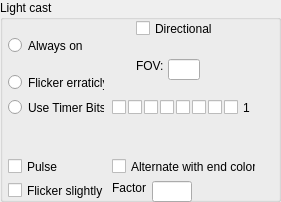
    <widget class="QGroupBox" name="IDC_STATIC">
      <property name="geometry">
        <rect>
          <x>176</x>
          <y>11</y>
          <width>281</width>
          <height>202</height>
        </rect>
      </property>
      <property name="title">
        <string>Light cast</string>
      </property>
      <property name="visible">
        <bool>true</bool>
      </property>
      <property name="enabled">
        <bool>true</bool>
      </property>
      <property name="flat">
        <bool>false</bool>
      </property>
      <widget class="QCheckBox" name="IDC_DIRECTIONAL">
        <property name="geometry">
          <rect>
            <x>136</x>
            <y>19</y>
            <width>80</width>
            <height>19</height>
          </rect>
        </property>
        <property name="text">
          <string>Directional</string>
        </property>
        <property name="visible">
          <bool>true</bool>
        </property>
        <property name="enabled">
          <bool>true</bool>
        </property>
      </widget>
      <widget class="QRadioButton" name="IDC_ALWAYS_ON_RADIO">
        <property name="geometry">
          <rect>
            <x>8</x>
            <y>36</y>
            <width>89</width>
            <height>19</height>
          </rect>
        </property>
        <property name="text">
          <string>Always on</string>
        </property>
        <property name="visible">
          <bool>true</bool>
        </property>
        <property name="enabled">
          <bool>true</bool>
        </property>
      </widget>
      <widget class="QLabel" name="IDC_STATIC_2">
        <property name="geometry">
          <rect>
            <x>136</x>
            <y>59</y>
            <width>51</width>
            <height>16</height>
          </rect>
        </property>
        <property name="text">
          <string>FOV:</string>
        </property>
        <property name="visible">
          <bool>true</bool>
        </property>
        <property name="enabled">
          <bool>true</bool>
        </property>
        <property name="alignment">
          <set>Qt::AlignLeft</set>
        </property>
      </widget>
      <widget class="QLineEdit" name="IDC_FOV_EDIT">
        <property name="geometry">
          <rect>
            <x>168</x>
            <y>59</y>
            <width>32</width>
            <height>21</height>
          </rect>
        </property>
        <property name="visible">
          <bool>true</bool>
        </property>
        <property name="enabled">
          <bool>true</bool>
        </property>
      </widget>
      <widget class="QRadioButton" name="IDC_FLICKER_RADIO">
        <property name="geometry">
          <rect>
            <x>8</x>
            <y>73</y>
            <width>96</width>
            <height>19</height>
          </rect>
        </property>
        <property name="text">
          <string>Flicker erraticly</string>
        </property>
        <property name="visible">
          <bool>true</bool>
        </property>
        <property name="enabled">
          <bool>true</bool>
        </property>
      </widget>
      <widget class="QRadioButton" name="IDC_USE_TIMEBITS_RADIO">
        <property name="geometry">
          <rect>
            <x>8</x>
            <y>98</y>
            <width>96</width>
            <height>19</height>
          </rect>
        </property>
        <property name="text">
          <string>Use Timer Bits</string>
        </property>
        <property name="visible">
          <bool>true</bool>
        </property>
        <property name="enabled">
          <bool>true</bool>
        </property>
      </widget>
      <widget class="QCheckBox" name="IDC_TIME_CHECK1">
        <property name="geometry">
          <rect>
            <x>112</x>
            <y>98</y>
            <width>79</width>
            <height>19</height>
          </rect>
        </property>
        <property name="text">
          <string>1</string>
        </property>
        <property name="visible">
          <bool>true</bool>
        </property>
        <property name="enabled">
          <bool>true</bool>
        </property>
      </widget>
      <widget class="QCheckBox" name="IDC_TIME_CHECK2">
        <property name="geometry">
          <rect>
            <x>128</x>
            <y>98</y>
            <width>79</width>
            <height>19</height>
          </rect>
        </property>
        <property name="text">
          <string>1</string>
        </property>
        <property name="visible">
          <bool>true</bool>
        </property>
        <property name="enabled">
          <bool>true</bool>
        </property>
      </widget>
      <widget class="QCheckBox" name="IDC_TIME_CHECK3">
        <property name="geometry">
          <rect>
            <x>144</x>
            <y>98</y>
            <width>79</width>
            <height>19</height>
          </rect>
        </property>
        <property name="text">
          <string>1</string>
        </property>
        <property name="visible">
          <bool>true</bool>
        </property>
        <property name="enabled">
          <bool>true</bool>
        </property>
      </widget>
      <widget class="QCheckBox" name="IDC_TIME_CHECK4">
        <property name="geometry">
          <rect>
            <x>160</x>
            <y>98</y>
            <width>79</width>
            <height>19</height>
          </rect>
        </property>
        <property name="text">
          <string>1</string>
        </property>
        <property name="visible">
          <bool>true</bool>
        </property>
        <property name="enabled">
          <bool>true</bool>
        </property>
      </widget>
      <widget class="QCheckBox" name="IDC_TIME_CHECK5">
        <property name="geometry">
          <rect>
            <x>176</x>
            <y>98</y>
            <width>79</width>
            <height>19</height>
          </rect>
        </property>
        <property name="text">
          <string>1</string>
        </property>
        <property name="visible">
          <bool>true</bool>
        </property>
        <property name="enabled">
          <bool>true</bool>
        </property>
      </widget>
      <widget class="QCheckBox" name="IDC_TIME_CHECK6">
        <property name="geometry">
          <rect>
            <x>192</x>
            <y>98</y>
            <width>79</width>
            <height>19</height>
          </rect>
        </property>
        <property name="text">
          <string>1</string>
        </property>
        <property name="visible">
          <bool>true</bool>
        </property>
        <property name="enabled">
          <bool>true</bool>
        </property>
      </widget>
      <widget class="QCheckBox" name="IDC_TIME_CHECK7">
        <property name="geometry">
          <rect>
            <x>208</x>
            <y>98</y>
            <width>79</width>
            <height>19</height>
          </rect>
        </property>
        <property name="text">
          <string>1</string>
        </property>
        <property name="visible">
          <bool>true</bool>
        </property>
        <property name="enabled">
          <bool>true</bool>
        </property>
      </widget>
      <widget class="QCheckBox" name="IDC_TIME_CHECK8">
        <property name="geometry">
          <rect>
            <x>224</x>
            <y>98</y>
            <width>79</width>
            <height>19</height>
          </rect>
        </property>
        <property name="text">
          <string>1</string>
        </property>
        <property name="visible">
          <bool>true</bool>
        </property>
        <property name="enabled">
          <bool>true</bool>
        </property>
      </widget>
      <widget class="QCheckBox" name="IDC_PULSE">
        <property name="geometry">
          <rect>
            <x>8</x>
            <y>157</y>
            <width>79</width>
            <height>19</height>
          </rect>
        </property>
        <property name="text">
          <string>Pulse</string>
        </property>
        <property name="visible">
          <bool>true</bool>
        </property>
        <property name="enabled">
          <bool>true</bool>
        </property>
      </widget>
      <widget class="QCheckBox" name="IDC_PULSE_TO_SECOND">
        <property name="geometry">
          <rect>
            <x>112</x>
            <y>157</y>
            <width>144</width>
            <height>19</height>
          </rect>
        </property>
        <property name="text">
          <string>Alternate with end color</string>
        </property>
        <property name="visible">
          <bool>true</bool>
        </property>
        <property name="enabled">
          <bool>true</bool>
        </property>
      </widget>
      <widget class="QCheckBox" name="IDC_FLICKER_SLIGHTLY_CHECK">
        <property name="geometry">
          <rect>
            <x>8</x>
            <y>181</y>
            <width>96</width>
            <height>19</height>
          </rect>
        </property>
        <property name="text">
          <string>Flicker slightly</string>
        </property>
        <property name="visible">
          <bool>true</bool>
        </property>
        <property name="enabled">
          <bool>true</bool>
        </property>
      </widget>
      <widget class="QLabel" name="IDC_STATIC_3">
        <property name="geometry">
          <rect>
            <x>112</x>
            <y>181</y>
            <width>51</width>
            <height>16</height>
          </rect>
        </property>
        <property name="text">
          <string>Factor</string>
        </property>
        <property name="visible">
          <bool>true</bool>
        </property>
        <property name="enabled">
          <bool>true</bool>
        </property>
        <property name="alignment">
          <set>Qt::AlignLeft</set>
        </property>
      </widget>
      <widget class="QLineEdit" name="IDC_FLICKER_SLIGHTLY_EDIT">
        <property name="geometry">
          <rect>
            <x>152</x>
            <y>181</y>
            <width>40</width>
            <height>21</height>
          </rect>
        </property>
        <property name="visible">
          <bool>true</bool>
        </property>
        <property name="enabled">
          <bool>true</bool>
        </property>
      </widget>
    </widget>
